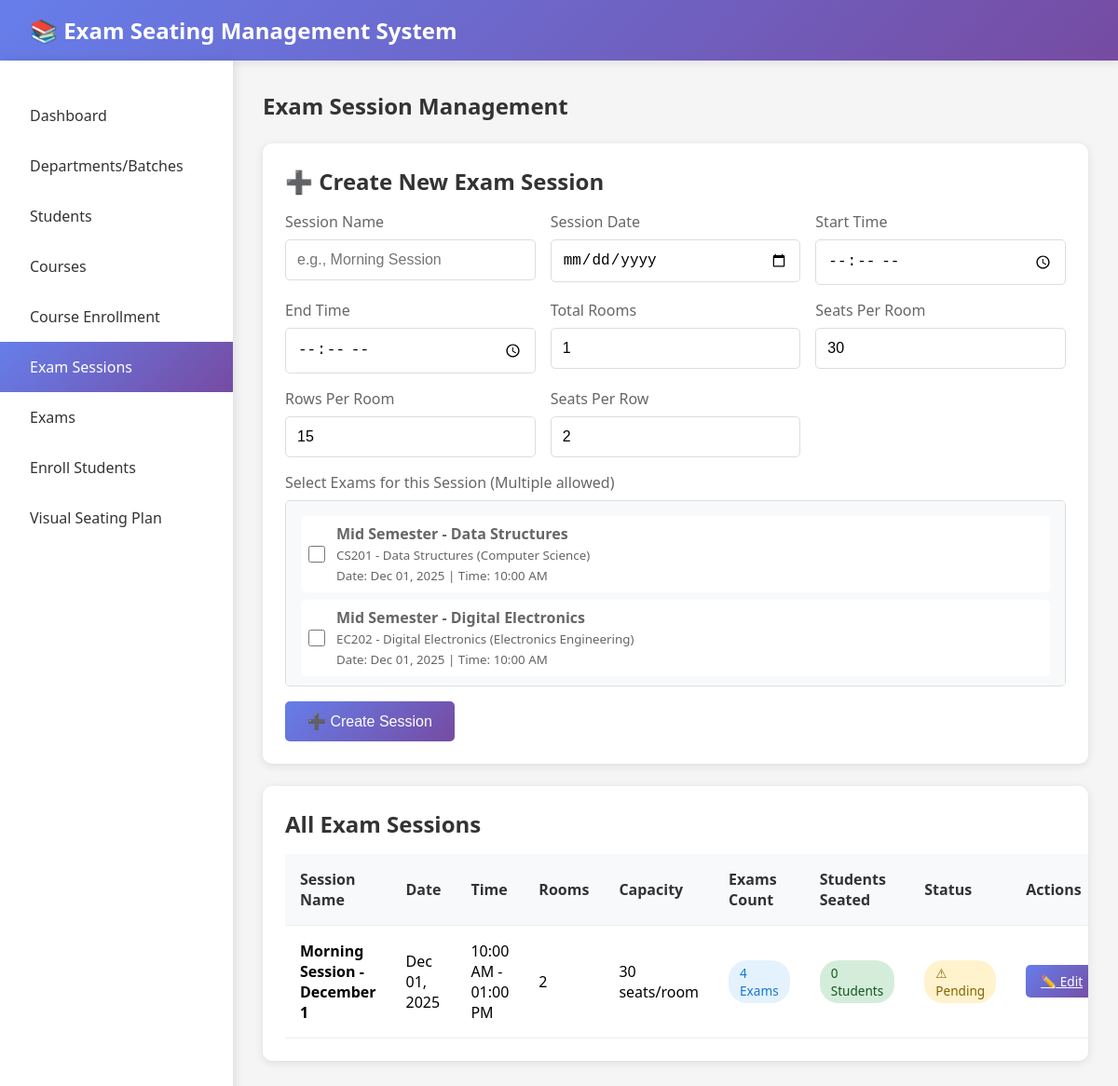
Screenshot of /sessions.php with the database file from the repository.
### tables this page shows
CREATE TABLE exams (
    id INT PRIMARY KEY AUTO_INCREMENT,
    name VARCHAR(200) NOT NULL,
    exam_date DATE NOT NULL,
    start_time TIME NOT NULL,
    end_time TIME NOT NULL,
    course_id INT NOT NULL,
    created_at TIMESTAMP DEFAULT CURRENT_TIMESTAMP,
    FOREIGN KEY (course_id) REFERENCES courses(id) ON DELETE CASCADE
);

CREATE TABLE courses (
    id INT PRIMARY KEY AUTO_INCREMENT,
    department_id INT NOT NULL,
    name VARCHAR(200) NOT NULL,
    code VARCHAR(20) NOT NULL UNIQUE,
    credits INT DEFAULT 3,
    created_at TIMESTAMP DEFAULT CURRENT_TIMESTAMP,
    FOREIGN KEY (department_id) REFERENCES departments(id) ON DELETE CASCADE
);

CREATE TABLE departments (
    id INT PRIMARY KEY AUTO_INCREMENT,
    name VARCHAR(100) NOT NULL,
    code VARCHAR(20) NOT NULL UNIQUE,
     created_at TIMESTAMP DEFAULT CURRENT_TIMESTAMP
);

CREATE TABLE exam_sessions (
    id INT PRIMARY KEY AUTO_INCREMENT,
    session_name VARCHAR(200) NOT NULL,
    session_date DATE NOT NULL,
    start_time TIME NOT NULL,
    end_time TIME NOT NULL,
    total_rooms INT DEFAULT 1,
    seats_per_room INT DEFAULT 30,
    rows_per_room INT DEFAULT 15,
    seats_per_row INT DEFAULT 2,
    created_at TIMESTAMP DEFAULT CURRENT_TIMESTAMP
);

### sessions.php (the view, shortened to what this page needs)
<?php
$conn = getConnection();
$edit_session = null;
$edit_session_exams = [];
$available_exams = $conn->query("
    SELECT e.*, c.name as course_name, c.code as course_code, d.name as dept_name
    FROM exams e
    JOIN courses c ON e.course_id = c.id
    JOIN departments d ON c.department_id = d.id
    ORDER BY e.exam_date, e.start_time
");
$sessions = $conn->query("
    SELECT es.*,
    COUNT(DISTINCT se.exam_id) as exam_count,
    COUNT(DISTINCT sa.student_id) as seated_students
    FROM exam_sessions es
    LEFT JOIN session_exams se ON es.id = se.session_id
    LEFT JOIN seating_arrangements sa ON es.id = sa.session_id
    GROUP BY es.id
    ORDER BY es.session_date DESC
");
?>
<!DOCTYPE html>
<html lang="en">
<head>
     <link rel ="stylesheet" href="style.css">
</head>
<body>
    <div class="navbar">
        <h1>📚 Exam Seating Management System</h1>
    </div>
    <div class="container">
        <div class="sidebar">
            <a href="index.php"> Dashboard</a>
            <a href="departments.php"> Departments/Batches</a>
            <a href="students.php"> Students</a>
            <a href="courses.php"> Courses</a>
            <a href="student_course_enrollment.php"> Course Enrollment</a>
            <a href="sessions.php" class="active"> Exam Sessions</a>
            <a href="exams.php"> Exams</a>
            <a href="enroll_students.php"> Enroll Students</a>
            <a href="visual_seating.php"> Visual Seating Plan</a>
        </div>
        <div class="main-content">
            <h2 style="margin-bottom: 1.5rem; color: #333;">Exam Session Management</h2>
            <div class="card">
                <h2><?php echo $edit_session ? '✏️ Edit Exam Session' : '➕ Create New Exam Session'; ?></h2>
                <form method="POST">
                    <div class="form-grid">
                        <div class="form-group">
                            <label>Session Name</label>
                            <input type="text" name="name" placeholder="e.g., Morning Session"
                                   value="<?php echo $edit_session ? htmlspecialchars($edit_session['session_name']) : ''; ?>" required>
                        </div>
                        <div class="form-group">
                            <label>Session Date</label>
                            <input type="date" name="session_date"
                                   value="<?php echo $edit_session ? $edit_session['session_date'] : ''; ?>" required>
                        </div>
                        <div class="form-group">
                            <label>Start Time</label>
                            <input type="time" name="start_time"
                                   value="<?php echo $edit_session ? $edit_session['start_time'] : ''; ?>" required>
                        </div>
                        <div class="form-group">
                            <label>End Time</label>
                            <input type="time" name="end_time"
                                   value="<?php echo $edit_session ? $edit_session['end_time'] : ''; ?>" required>
                        </div>
                        <div class="form-group">
                            <label>Total Rooms</label>
                            <input type="number" name="total_rooms"
                                   value="<?php echo $edit_session ? $edit_session['total_rooms'] : '1'; ?>" min="1" required>
                        </div>
                        <div class="form-group">
                            <label>Seats Per Room</label>
                            <input type="number" name="seats_per_room"
                                   value="<?php echo $edit_session ? $edit_session['seats_per_room'] : '30'; ?>" min="10" required>
                        </div>
                        <div class="form-group">
                            <label>Rows Per Room</label>
                            <input type="number" name="rows_per_room"
                                   value="<?php echo $edit_session ? $edit_session['rows_per_room'] : '15'; ?>" min="5" required>
                        </div>
                        <div class="form-group">
                            <label>Seats Per Row</label>
                            <input type="number" name="seats_per_row"
                                   value="<?php echo $edit_session ? $edit_session['seats_per_row'] : '2'; ?>" min="2" max="4" required>
                        </div>
                    </div>
                    <div class="form-group" style="margin-top: 1rem;">
                        <label>Select Exams for this Session (Multiple allowed)</label>
                        <div class="exam-selection">
                            <?php
                            $available_exams->data_seek(0);
                            while ($exam = $available_exams->fetch_assoc()):
                            ?>
                            <div class="exam-checkbox">
                                <input type="checkbox" name="exam_ids[]" value="<?php echo $exam['id']; ?>"
                                       id="exam_<?php echo $exam['id']; ?>"
                                       <?php echo (in_array($exam['id'], $edit_session_exams)) ? 'checked' : ''; ?>>
                                <label for="exam_<?php echo $exam['id']; ?>">
                                    <strong><?php echo htmlspecialchars($exam['name']); ?></strong><br>
                                    <small><?php echo htmlspecialchars($exam['course_code'] . ' - ' . $exam['course_name'] . ' (' . $exam['dept_name'] . ')'); ?></small><br>
                                    <small style="color: #666;">Date: <?php echo date('M d, Y', strtotime($exam['exam_date'])); ?> | Time: <?php echo date('h:i A', strtotime($exam['start_time'])); ?></small>
                                </label>
                            </div>
                            <?php endwhile; ?>
                        </div>
                    </div>
                    <button type="submit" name="<?php echo $edit_session ? 'update_session' : 'add_session'; ?>" class="btn" style="margin-top: 1rem;">
                        <?php echo $edit_session ? '💾 Update Session' : '➕ Create Session'; ?>
                    </button>
                </form>
            </div>
            <div class="card">
                <h2>All Exam Sessions</h2>
                <table>
                    <thead>
                        <tr>
                            <th>Session Name</th>
                            <th>Date</th>
                            <th>Time</th>
                            <th>Rooms</th>
                            <th>Capacity</th>
                            <th>Exams Count</th>
                            <th>Students Seated</th>
                            <th>Status</th>
                            <th>Actions</th>
                        </tr>
                    </thead>
                    <tbody>
                        <?php while ($session = $sessions->fetch_assoc()): ?>
                        <tr>
                            <td><strong><?php echo htmlspecialchars($session['session_name']); ?></strong></td>
                            <td><?php echo date('M d, Y', strtotime($session['session_date'])); ?></td>
                            <td><?php echo date('h:i A', strtotime($session['start_time'])); ?> - <?php echo date('h:i A', strtotime($session['end_time'])); ?></td>
                            <td><?php echo $session['total_rooms'] ?? 1; ?></td>
                            <td><?php echo $session['seats_per_room'] ?? 30; ?> seats/room</td>
                            <td><span class="badge badge-primary"><?php echo $session['exam_count']; ?> Exams</span></td>
                            <td><span class="badge badge-success"><?php echo $session['seated_students']; ?> Students</span></td>
                            <td>
                                <?php if ($session['seated_students'] > 0): ?>
                                    <span class="badge badge-success">✓ Seating Generated</span>
                                <?php else: ?>
                                    <span class="badge badge-warning">⚠ Pending</span>
                                <?php endif; ?>
                            </td>
                            <td>
                                <div class="action-buttons">
                                    <a href="?edit=1&session_id=<?php echo $session['id']; ?>" class="btn btn-small">
                                        ✏️ Edit
                                    </a>
                                </div>
                            </td>
                        </tr>
                        <?php endwhile; ?>
                    </tbody>
                </table>
            </div>
        </div>
    </div>
</body>
</html>

### style.css (style rules this page uses)
* { margin: 0; padding: 0; box-sizing: border-box; }
body { font-family: 'Segoe UI', Tahoma, Geneva, Verdana, sans-serif; background: #f5f5f5; font-size: 16px; }
.navbar { background: linear-gradient(135deg, #667eea 0%, #764ba2 100%); color: white; padding: 1rem 2rem; box-shadow: 0 2px 10px rgba(0,0,0,0.1); position: relative; }
.navbar h1 { font-size: 1.5rem; }
.container { display: flex; min-height: calc(100vh - 70px); }
.sidebar { width: 250px; background: white; padding: 2rem 0; box-shadow: 2px 0 10px rgba(0,0,0,0.1); transition: transform 0.3s ease; position: relative; z-index: 100; }
.sidebar a { display: block; padding: 1rem 2rem; color: #333; text-decoration: none; transition: all 0.3s; white-space: nowrap; overflow: hidden; text-overflow: ellipsis; }
.sidebar a:hover, .sidebar a.active { background: linear-gradient(135deg, #667eea 0%, #764ba2 100%); color: white; }
.main-content { flex: 1; padding: 2rem; overflow-x: hidden; }
.card { background: white; padding: 1.5rem; border-radius: 10px; box-shadow: 0 2px 10px rgba(0,0,0,0.1); margin-bottom: 1.5rem; overflow-x: auto; }
.card h2 { margin-bottom: 1rem; color: #333; font-size: 1.5rem; }
table { width: 100%; border-collapse: collapse; min-width: 600px; }
th, td { padding: 1rem; text-align: left; border-bottom: 1px solid #eee; }
th { background: #f8f9fa; font-weight: 600; color: #333; }
.form-grid { display: grid; grid-template-columns: repeat(auto-fit, minmax(200px, 1fr)); gap: 1rem; margin-bottom: 1rem; }
.form-group { display: flex; flex-direction: column; }
.form-group label { margin-bottom: 0.5rem; color: #666; font-weight: 500; }
.form-group input, .form-group select, .form-group textarea { padding: 0.75rem; border: 1px solid #ddd; border-radius: 5px; font-size: 1rem; width: 100%; }
.btn { padding: 0.75rem 1.5rem; background: linear-gradient(135deg, #667eea 0%, #764ba2 100%); color: white; border: none; border-radius: 5px; cursor: pointer; font-size: 1rem; transition: all 0.3s; white-space: nowrap; }
.badge { display: inline-block; padding: 0.25rem 0.75rem; border-radius: 20px; font-size: 0.85rem; font-weight: 500; }

### rows the page displays
exams: name "Mid Semester - Data Structures", course.name "CS201 - Data Structures (Computer Science)", exam_date "Dec 01, 2025", start_time "10:00 AM"
exams: name "Mid Semester - Digital Electronics", course.name "EC202 - Digital Electronics (Electronics Engineering)", exam_date "Dec 01, 2025", start_time "10:00 AM"
exam_sessions: session_name "Morning Session - December 1", session_date "Dec 01, 2025", start_time "10:00 AM", end_time "01:00 PM", total_rooms "2", seats_per_room "30", exam_count "4", seated_students "0"
